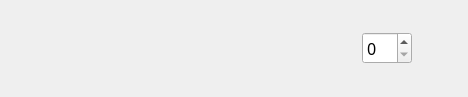
<?xml version="1.0" encoding="UTF-8"?>
<ui version="4.0">
 <class>W_NewSouvenirClass</class>
 <widget class="QWidget" name="W_NewSouvenirClass">
  <property name="geometry">
   <rect>
    <x>0</x>
    <y>0</y>
    <width>468</width>
    <height>97</height>
   </rect>
  </property>
  <property name="windowTitle">
   <string>W_NewSouvenir</string>
  </property>
  <layout class="QHBoxLayout" name="horizontalLayout_2">
   <item>
    <layout class="QHBoxLayout" name="horizontalLayout">
     <item>
      <widget class="QLabel" name="L_SouvenirName">
       <property name="font">
        <font>
         <family>Cascadia Mono SemiLight</family>
         <pointsize>12</pointsize>
         <bold>false</bold>
        </font>
       </property>
       <property name="text">
        <string>&lt;Souvenir Name&gt;</string>
       </property>
      </widget>
     </item>
     <item>
      <widget class="QSpinBox" name="SB_Amount">
       <property name="maximumSize">
        <size>
         <width>50</width>
         <height>16777215</height>
        </size>
       </property>
       <property name="font">
        <font>
         <family>Cascadia Mono SemiLight</family>
         <pointsize>12</pointsize>
        </font>
       </property>
      </widget>
     </item>
     <item>
      <widget class="QPushButton" name="B_Remove">
       <property name="sizePolicy">
        <sizepolicy hsizetype="Maximum" vsizetype="Fixed">
         <horstretch>0</horstretch>
         <verstretch>0</verstretch>
        </sizepolicy>
       </property>
       <property name="font">
        <font>
         <family>Cascadia Mono SemiLight</family>
         <pointsize>12</pointsize>
         <bold>false</bold>
        </font>
       </property>
       <property name="styleSheet">
        <string notr="true">background: transparent;
border: none;</string>
       </property>
       <property name="text">
        <string/>
       </property>
       <property name="iconSize">
        <size>
         <width>24</width>
         <height>24</height>
        </size>
       </property>
      </widget>
     </item>
    </layout>
   </item>
  </layout>
 </widget>
 <layoutdefault spacing="6" margin="11"/>
 <resources/>
 <connections/>
</ui>
